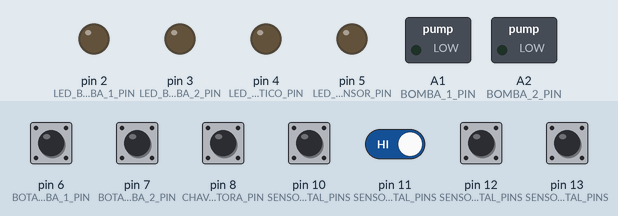
Recording of a sketch running on a simulated Arduino Uno, built with avr-gcc and run on an emulated ATmega328P. Shown: switched loads named in the sketch (green lamp = pin HIGH), output pins drawn as LEDs (lit = HIGH). Inputs (shaded band) come from the test bench; at power-on: pin 6 (BOTAO_BOMBA_1_PIN), pin 7 (BOTAO_BOMBA_2_PIN), pin 8 (CHAVE_SELETORA_PIN), pin 10 (SENSOR_DIGITAL_PINS), pin 11 (SENSOR_DIGITAL_PINS), pin 12 (SENSOR_DIGITAL_PINS), pin 13 (SENSOR_DIGITAL_PINS) HIGH.

Above: at 1.2 s.
1.3 s: pin 6 (BOTAO_BOMBA_1_PIN) pulled LOW for 0.15 s
At 1.5 s:
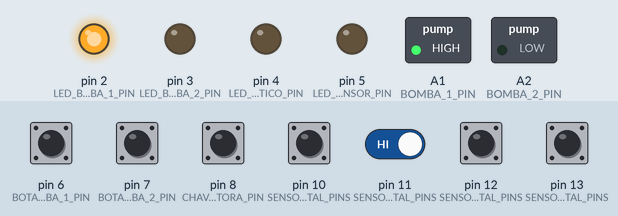
3.1 s: pin 7 (BOTAO_BOMBA_2_PIN) pulled LOW for 0.15 s
At 3.3 s:
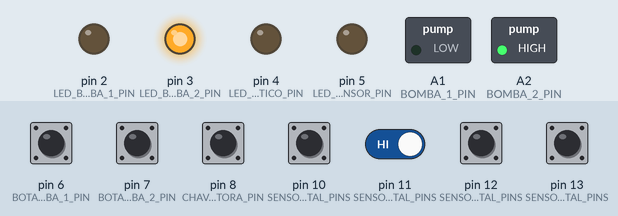
4.9 s: pin 8 (CHAVE_SELETORA_PIN) pulled LOW for 0.15 s
At 5.1 s:
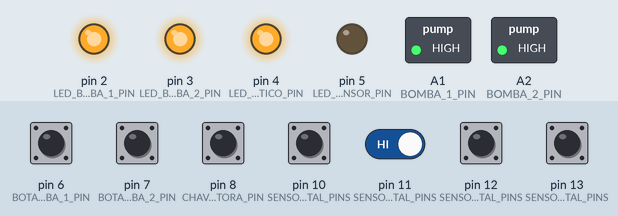
6.7 s: pin 11 (SENSOR_DIGITAL_PINS) driven LOW
At 7.5 s:
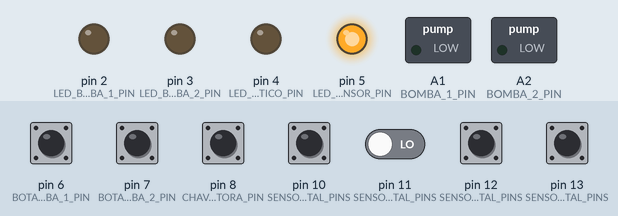
8.3 s: pin 6 (BOTAO_BOMBA_1_PIN) pulled LOW for 1 s
At 8.7 s:
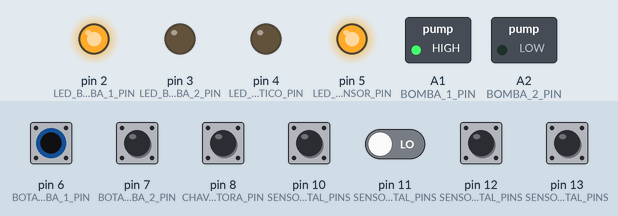
10.9 s: pin 7 (BOTAO_BOMBA_2_PIN) pulled LOW for 1 s
At 11.8 s:
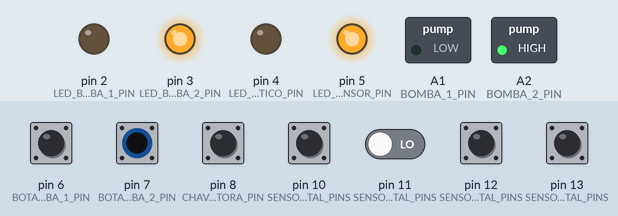
Timing chart, 0 to 13.9 s (numbered marks = the images above; inputs shaded):
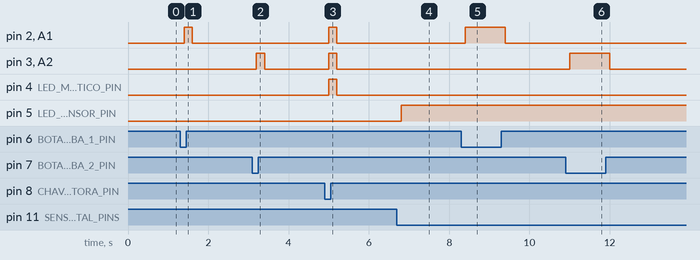

Measured:
- after the input at 1.3 s, pin 2 (LED_BOMBA_1_PIN), A1 (BOMBA_1_PIN): LOW → HIGH after 0.10 s, → LOW 0.20 s later
- after the input at 3.1 s, pin 3 (LED_BOMBA_2_PIN), A2 (BOMBA_2_PIN): LOW → HIGH after 0.10 s, → LOW 0.20 s later
- after the input at 4.9 s, pin 2 (LED_BOMBA_1_PIN), pin 3 (LED_BOMBA_2_PIN), pin 4 (LED_MODO_AUTOMATICO_PIN), A1 (BOMBA_1_PIN), A2 (BOMBA_2_PIN): LOW → HIGH after 0.10 s, → LOW 0.20 s later
- after the input at 6.7 s, pin 5 (LED_ERRO_SENSOR_PIN): LOW → HIGH after 0.10 s
- after the input at 8.3 s, pin 2 (LED_BOMBA_1_PIN), A1 (BOMBA_1_PIN): LOW → HIGH after 0.10 s, → LOW 1.0 s later
- after the input at 10.9 s, pin 3 (LED_BOMBA_2_PIN), A2 (BOMBA_2_PIN): LOW → HIGH after 0.10 s, → LOW 1.0 s later

The sketch:

Aula_Pratica_14.ino
```cpp
/**
 * @file Aula_Pratica_14.ino
 * @brief Aula Prática 14 - CONTROLE DIGITAL E ANALÓGICO DE NÍVEL DE RESERVATÓRIO
 * @version 1.0
 * @date 2023-06-03
 *
 * A. O controle de nível do reservatório deve ser realizado da seguinte forma:
 *    Quando o nível estiver em 50% a Bomba 1 deverá ligar até que o reservatório encha completamente.
 *    Se a Bomba 1 não conseguir manter o nível no reservatório, existe uma bomba de segurança (Bomba 2),
 *    que deve ser ligada apenas quando o nível estiver muito baixo (abaixo de 25%) e ela deve ser desligada
 *    somente quando o nível de água atingir 75%.
 * B. Deverá haver uma chave seletora, com retenção, para definir o modo Automático/Manual.
 *    Em Automático funcionará conforme descrito acima e, em modo Manual,
 *    dois botões pulsantes farão o controle de ligarem as bombas, ignorando os sensores de nível,
 *    ou seja, enquanto o botão 1 estiver pressionado a Bomba 1 deverá ficar ligada e enquanto o Botão 2 estiver pressionado a Bomba 2 deverá ficar ligada.
 * C. Um LED verde deverá ser usado para sinalização do modo Automático (aceso) / Manual (apagado).
 * D. Utilize botões/chaves com retenção para simular o acionamento das chaves boia e LEDs vermelhos para as bombas.
 *    Lembrando que quando o nível estiver em 100% todos as chaves deverão estar acionadas.
 * E. Se a chave do nível superior for acionada sem que a chave do nível inferior esteja acionada um LED amarelo deverá acender indicando o estado de erro.
 * F. Após concluída a primeira etapa, faça uma modificação no controle de nível substituindo os sensores digitais por um sensor analógico.
 *    Utilize um potenciômetro para simular o funcionamento do sensor analógico de nível.
 */

// Define constants for pin numbers
const int BOMBA_1_PIN = A1;
const int LED_BOMBA_1_PIN = 2;
const int BOTAO_BOMBA_1_PIN = 6;
const int BOMBA_2_PIN = A2;
const int LED_BOMBA_2_PIN = 3;
const int BOTAO_BOMBA_2_PIN = 7;
const int LED_MODO_AUTOMATICO_PIN = 4;
const int CHAVE_SELETORA_PIN = 8;
const int SENSOR_ANALOGICO_PIN = A0;
const int LED_ERRO_SENSOR_PIN = 5;
const int SENSOR_DIGITAL_PINS[] = {10, 11, 12, 13};

// Define constants for water level thresholds
const int NIVEL_BAIXO = 25;
const int NIVEL_MEDIO = 50;
const int NIVEL_ALTO = 75;
const int NIVEL_MAXIMO = 100;

// Define constants for debounce time
const unsigned int DEBOUNCE_DELAY = 50;

/**
 * @class Reservatorio
 * @brief Represents a water reservoir.
 *
 * This class provides methods to set and get the water level of the reservoir.
 */
class Reservatorio
{
public:
  /**
   * @brief Constructor for the Reservatorio class.
   * @param nivel The initial water level of the reservoir.
   */
  Reservatorio(int nivel)
  {
    this->nivel = nivel;
  }

  /**
   * @brief Sets the water level of the reservoir.
   * @param nivel The new water level of the reservoir.
   */
  void setNivel(int nivel)
  {
    this->nivel = nivel;
  }

  /**
   * @brief Gets the current water level of the reservoir.
   * @return The current water level of the reservoir.
   */
  int getNivel()
  {
    return this->nivel;
  }

private:
  // Water level
  int nivel;
};

/**
 * @class LED
 * @brief Represents an LED.
 *
 * This class provides methods to turn on and off the LED.
 */
class LED
{
public:
  /**
   * @brief Constructor for the LED class.
   * @param pin The pin number of the LED.
   */
  LED(int pin): pin(pin)
  {
    pinMode(pin, OUTPUT);
    desligar();
  }

  /**
   * @brief Turns on the LED.
   */
  void ligar()
  {
    digitalWrite(pin, HIGH);
  }

  /**
   * @brief Turns off the LED.
   */
  void desligar()
  {
    digitalWrite(pin, LOW);
  }

protected:
  // Pin number
  int pin;
};

/**
 * @class Bomba
 * @brief Represents a pump.
 *
 * This class provides methods to turn on and off the pump.
 */
class Bomba
{
public:
  /**
   * @brief Constructor for the Bomba class.
   * @param pin The pin number of the pump.
   * @param led A pointer to an LED object that is associated with the pump.
   */
  Bomba(int pin, LED *led) : pin(pin), led(led)
  {
    pinMode(pin, OUTPUT);
    desligar();
  }

  /**
   * @brief Turns on the pump.
   */
  void ligar()
  {
    digitalWrite(pin, HIGH);
    led->ligar();
  }

  /**
   * @brief Turns off the pump.
   */
  void desligar()
  {
    digitalWrite(pin, LOW);
    led->desligar();
  }

private:
  // Pin number
  int pin;
  // Pointer to an LED object
  LED *led;
};

/**
 * @class Switch
 * @brief Represents a switch with debounce functionality.
 *
 * This class provides methods to check if the switch is on or off, and also provides
 * functionality to debounce the switch to prevent false readings.
 */
class Switch
{
public:
  /**
   * @brief Constructor for the Switch class.
   * @param pin The pin number of the switch.
   * @param debounceDelay The debounce delay in milliseconds.
   */
  Switch(int pin, unsigned long debounceDelay) : pin(pin), debounceDelay(debounceDelay)
  {
    pinMode(pin, INPUT_PULLUP);

    estadoSwitch = digitalRead(pin);
    ultimoEstadoSwitch = estadoSwitch;
    ultimoTempoMudancaEstado = 0;
  }

  /**
   * @brief Checks if the switch is on.
   * @return True if the switch is on, false otherwise.
   */
  bool estaLigado()
  {
    atualizar();
    return (estadoSwitch == LOW);
  }

protected:
  /**
   * @brief Virtual method to be called when the switch is turned on.
   */
  virtual void ligado() {}

  /**
   * @brief Virtual method to be called when the switch is turned off.
   */
  virtual void desligado() {}

  /**
   * @brief Updates the switch state and debounce functionality.
   */
  void atualizar()
  {
    int leitura = digitalRead(pin);

    if (leitura != ultimoEstadoSwitch)
    {
      ultimoTempoMudancaEstado = millis();
    }

    if ((millis() - ultimoTempoMudancaEstado) > debounceDelay)
    {
      if (leitura != estadoSwitch)
      {
        estadoSwitch = leitura;

        if (estadoSwitch == LOW)
        {
          ligado();
        }
        else
        {
          desligado();
        }
      }
    }

    ultimoEstadoSwitch = leitura;
  }

private:
  // Pin number
  int pin;

  // Button state variables for debounce functionality
  unsigned long debounceDelay;
  int estadoSwitch;
  int ultimoEstadoSwitch;
  unsigned long ultimoTempoMudancaEstado;
};

/**
 * @class Botao
 * @brief A class for a button switch that inherits from the Switch class.
 *
 * This class provides functionality for a button switch that inherits from the Switch class.
 */
class Botao : public Switch
{
public:
  Botao(int pin, unsigned long debounceDelay) : Switch(pin, debounceDelay) {}
};

/**
 * @class ChaveSeletora
 * @brief A class for a selector switch that controls an LED.
 *
 * This class provides functionality for a selector switch that controls an LED. It inherits from the Switch class.
 */
class ChaveSeletora : public Switch
{
public:
  /**
   * @brief Constructor for the ChaveSeletora class.
   * @param pin The pin number of the switch.
   * @param debounceDelay The debounce delay in milliseconds.
   * @param led A pointer to the LED object that the switch controls.
   */
  ChaveSeletora(int pin, unsigned long debounceDelay, LED *led) : Switch(pin, debounceDelay), led(led) {}

protected:
  /**
   * @brief Virtual method to be called when the switch is turned on.
   * @details This method turns on the LED.
   */
  virtual void ligado()
  {
    led->ligar();
  }

  /**
   * @brief Virtual method to be called when the switch is turned off.
   * @details This method turns off the LED.
   */
  virtual void desligado()
  {
    led->desligar();
  }

private:
  LED *led; /**< A pointer to the LED object that the switch controls. */
};

/**
 * @class ChaveBoia
 * @brief A class for a water level switch.
 *
 * This class provides functionality for a water level switch. It inherits from the Switch class.
 */
class ChaveBoia : public Switch
{
public:
  ChaveBoia(int pin, unsigned long debounceDelay) : Switch(pin, debounceDelay) {}
};

/**
 * @class SensorNivel
 * @brief An interface for water level sensors.
 *
 * This class provides an interface for reading the water level from a sensor.
 */
class SensorNivel
{
public:
  /**
   * @brief Virtual method to read the water level from the sensor.
   * @return An integer representing the water level read from the sensor.
   */
  virtual int lerNivel() = 0;
};

/**
 * @class SensorNivelDigital
 * @brief Represents a digital water level sensor.
 *
 * This class provides methods to read the water level from a digital sensor.
 */
class SensorNivelDigital : public SensorNivel
{
public:
  /**
   * @brief Constructor for the SensorNivelDigital class.
   * @param pPinos An array of integers representing the pins of the digital sensor.
   * @param numPinos The number of pins in the array.
   * @param debounceDelay The debounce delay in milliseconds.
   * @param ledErroSensor A pointer to an LED object that will be used to indicate errors.
   */
  SensorNivelDigital(const int *pPinos, int numPinos, unsigned long debounceDelay, LED *ledErroSensor)
      : pPinos(pPinos), numPinos(numPinos), debounceDelay(debounceDelay), ledErroSensor(ledErroSensor)
  {
    chavesBoia = new ChaveBoia *[numPinos];
    for (int i = 0; i < numPinos; i++)
    {
      chavesBoia[i] = new ChaveBoia(pPinos[i], debounceDelay);
    }
  }

  /**
   * @brief Virtual method to read the water level from the digital sensor.
   * @return An integer representing the water level read from the sensor.
   */
  virtual int lerNivel()
  {
    if (chavesInvalidas())
    {
      ledErroSensor->ligar();
      return 100;
    }
    else
    {
      ledErroSensor->desligar();
      return lerChaves();
    }
  }

private:
  const int *pPinos;
  const int numPinos;
  LED *ledErroSensor;
  ChaveBoia **chavesBoia;
  unsigned long debounceDelay;

  /**
   * @brief Method to check if the digital sensor is in an invalid state.
   * @return True if the sensor is in an invalid state, false otherwise.
   */
  bool chavesInvalidas()
  {
    for (int i = numPinos - 1; i >= 1; i--)
    {
      if (chavesBoia[i]->estaLigado() && !chavesBoia[i - 1]->estaLigado())
      {
        return true;
      }
    }
    return false;
  }

  /**
   * @brief Method to read the water level from the digital sensor.
   * @return An integer representing the water level read from the sensor.
   */
  int lerChaves()
  {
    for (int i = 0; i < numPinos; i++)
    {
      if (!chavesBoia[i]->estaLigado())
      {
        return map(i, 0, numPinos, 0, 100);
      }
    }

    return 100;
  }
};

/**
 * @class SensorNivelAnalogico
 * @brief Represents an analog water level sensor.
 *
 * This class provides methods to read the water level from an analog sensor.
 */
class SensorNivelAnalogico : public SensorNivel
{
public:
  /**
   * @brief Constructor for the SensorNivelAnalogico class.
   * @param pin An integer representing the pin of the analog sensor.
   */
  SensorNivelAnalogico(int pin) : pin(pin) {}

  /**
   * @brief Virtual method to read the water level from the analog sensor.
   * @return An integer representing the water level read from the sensor.
   */
  virtual int lerNivel()
  {
    return map(analogRead(pin), 0, 1023, 0, 100);
  }

private:
  const int pin;
};

/**
 * @class SistemaDeControle
 * @brief Represents a control system for water pumps and reservoir.
 *
 * This class provides methods to control the water pumps and reservoir based on the water level read from a sensor.
 */
class SistemaDeControle
{
public:
  /**
   * @brief Constructor for the SistemaDeControle class.
   * @param reservatorio A pointer to a Reservatorio object.
   * @param bomba1 A pointer to a Bomba object representing pump 1.
   * @param bomba2 A pointer to a Bomba object representing pump 2.
   * @param chaveSeletora A pointer to a ChaveSeletora object representing the mode selector switch.
   * @param botaoBomba1 A pointer to a Botao object representing button 1 for manual mode.
   * @param botaoBomba2 A pointer to a Botao object representing button 2 for manual mode.
   * @param sensorNivel A pointer to a SensorNivel object representing the water level sensor.
   */
  SistemaDeControle(Reservatorio *reservatorio,
                    Bomba *bomba1,
                    Bomba *bomba2,
                    ChaveSeletora *chaveSeletora,
                    Botao *botaoBomba1,
                    Botao *botaoBomba2,
                    SensorNivel *sensorNivel)
      : reservatorio(reservatorio),
        bomba1(bomba1),
        bomba2(bomba2),
        chaveSeletora(chaveSeletora),
        botaoBomba1(botaoBomba1),
        botaoBomba2(botaoBomba2),
        sensorNivel(sensorNivel) {}

  /**
   * @brief Method to update the control system.
   *
   * This method checks the mode selector switch and updates the water pumps and reservoir accordingly.
   */
  void atualizar()
  {
    reservatorio->setNivel(sensorNivel->lerNivel());

    if (chaveSeletora->estaLigado())
    {
      modoAutomatico(reservatorio->getNivel());
    }
    else
    {
      modoManual();
    }
  }

private:
  Reservatorio *reservatorio;
  Bomba *bomba1;
  Bomba *bomba2;
  ChaveSeletora *chaveSeletora;
  Botao *botaoBomba1;
  Botao *botaoBomba2;
  SensorNivel *sensorNivel;

  /**
   * @brief Method to control the system in automatic mode.
   *
   * This method reads the water level from the sensor and turns on/off the pumps accordingly.
   */
  void modoAutomatico(int nivel)
  {
    // Bomba 1 - 50% ~ 100%
    if (nivel < NIVEL_MEDIO)
    {
      // Water level is between 50% and 100% - turn on pump 1
      bomba1->ligar();
    }
    else if (nivel == NIVEL_MAXIMO)
    {
      // Water level is 100% - turn off pump 1
      bomba1->desligar();
    }

    // Bomba 2 - 0% ~ 25%
    if (nivel < NIVEL_BAIXO)
    {
      // Water level is very low - turn on pump 2
      bomba2->ligar();
    }
    else if (nivel >= NIVEL_ALTO)
    {
      // Water level is above 75% - turn off pump 2
      bomba2->desligar();
    }
  }

  /**
   * @brief Method to control the system in manual mode.
   *
   * This method reads the state of the manual mode buttons and turns on/off the pumps accordingly.
   */
  void modoManual()
  {
    // Check if button 1 is pressed
    if (botaoBomba1->estaLigado())
    {
      bomba1->ligar();
    }
    else
    {
      bomba1->desligar();
    }

    // Check if button 2 is pressed
    if (botaoBomba2->estaLigado())
    {
      bomba2->ligar();
    }
    else
    {
      bomba2->desligar();
    }
  }
};

// Create objects for LEDs
LED ledBomba1(LED_BOMBA_1_PIN);
LED ledBomba2(LED_BOMBA_2_PIN);
LED ledModoAutomatico(LED_MODO_AUTOMATICO_PIN);
LED ledErroSensor(LED_ERRO_SENSOR_PIN);

// Create objects for reservoir, and pumps
Reservatorio reservatorio(0);
Bomba bomba1(BOMBA_1_PIN, &ledBomba1);
Bomba bomba2(BOMBA_2_PIN, &ledBomba2);

// Create objects for buttons and mode selector switch
ChaveSeletora chaveSeletora(CHAVE_SELETORA_PIN, DEBOUNCE_DELAY, &ledModoAutomatico);
Botao botaoBomba1(BOTAO_BOMBA_1_PIN, DEBOUNCE_DELAY);
Botao botaoBomba2(BOTAO_BOMBA_2_PIN, DEBOUNCE_DELAY);

// Create objects for water level sensors
const int numSensores = sizeof(SENSOR_DIGITAL_PINS) / sizeof(SENSOR_DIGITAL_PINS[0]);
SensorNivelDigital sensorNivel(SENSOR_DIGITAL_PINS, numSensores, DEBOUNCE_DELAY, &ledErroSensor);
// SensorNivelAnalogico sensorNivel(SENSOR_ANALOGICO_PIN);

// Create object for control system
SistemaDeControle sistemaDeControle(&reservatorio,
                                    &bomba1,
                                    &bomba2,
                                    &chaveSeletora,
                                    &botaoBomba1,
                                    &botaoBomba2,
                                    &sensorNivel);

void setup() {}

void loop()
{
  sistemaDeControle.atualizar();

  // Use millis() instead of delay()
  unsigned long currentMillis = millis();
  while (millis() - currentMillis < 100)
  {
  }
}

/* Nesta atividade prática, aplicamos os conhecimentos teóricos adquiridos durante a disciplina de Microcontroladores para programar e montar um sistema de controle de nível de reservatório utilizando a plataforma Arduino. O sistema foi projetado para controlar o nível de água em um reservatório utilizando duas bombas e sensores de nível digital ou analógico. O sistema pode operar em modo automático ou manual, selecionado por meio de uma chave seletora.
No modo automático, o sistema controla o nível de água no reservatório ligando e desligando as bombas com base nas leituras dos sensores de nível. No modo manual, o usuário pode controlar as bombas diretamente por meio de botões.
Durante a atividade, refatoramos o código para melhorar sua legibilidade e modularidade. Criamos classes para representar os componentes do sistema, como o reservatório, as bombas, os LEDs e os sensores de nível. Também criamos uma classe para representar o sistema de controle e implementamos métodos para os modos automático e manual.
Em resumo, esta atividade prática nos permitiu aplicar nossos conhecimentos teóricos em um projeto concreto e desenvolver habilidades práticas na programação e montagem de sistemas microcontrolados. Aprendemos como projetar e implementar um sistema de controle utilizando a plataforma Arduino e como refatorar o código para melhorar sua legibilidade e modularidade. A atividade foi desafiadora e gratificante, e estamos satisfeitos com os resultados alcançados. */
```
